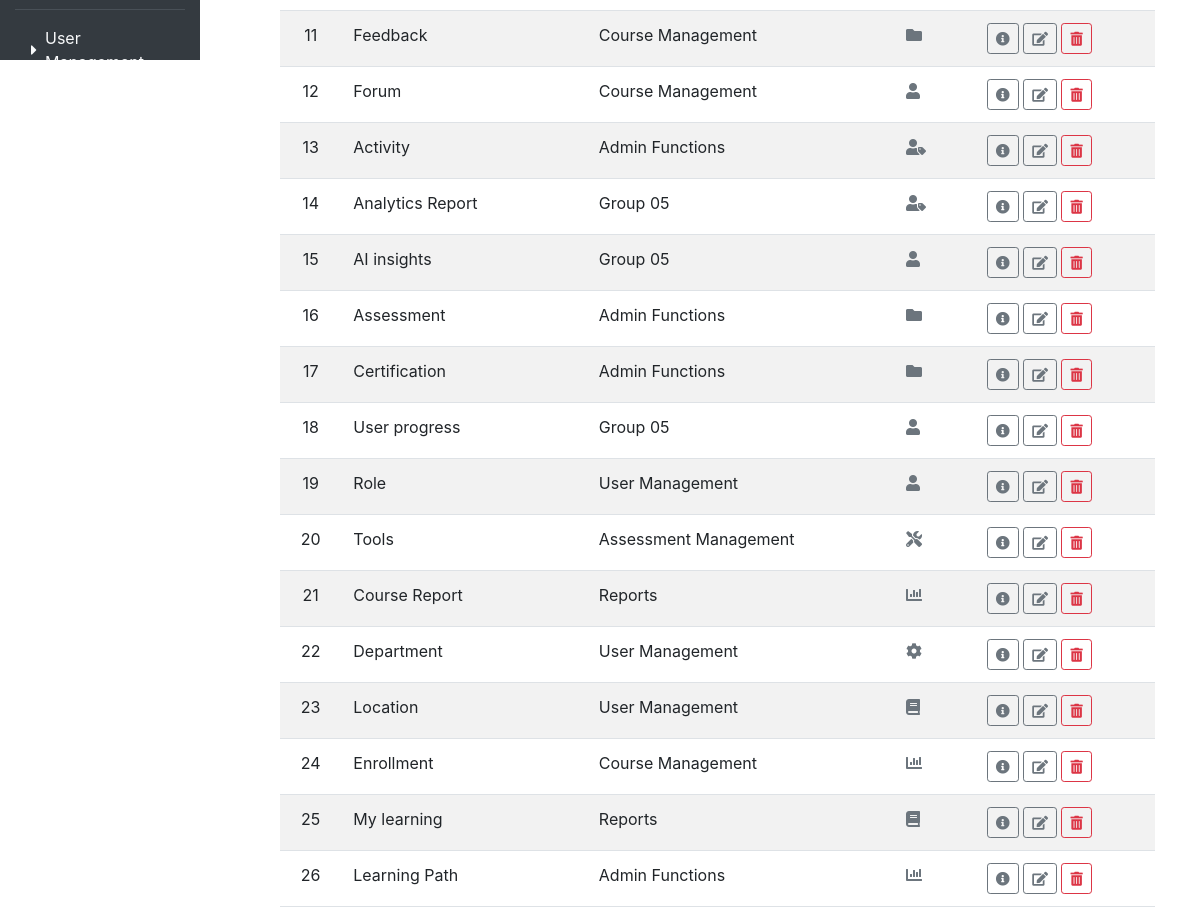
The app's page /module_group/modules/ (signed in, lower part), older data.
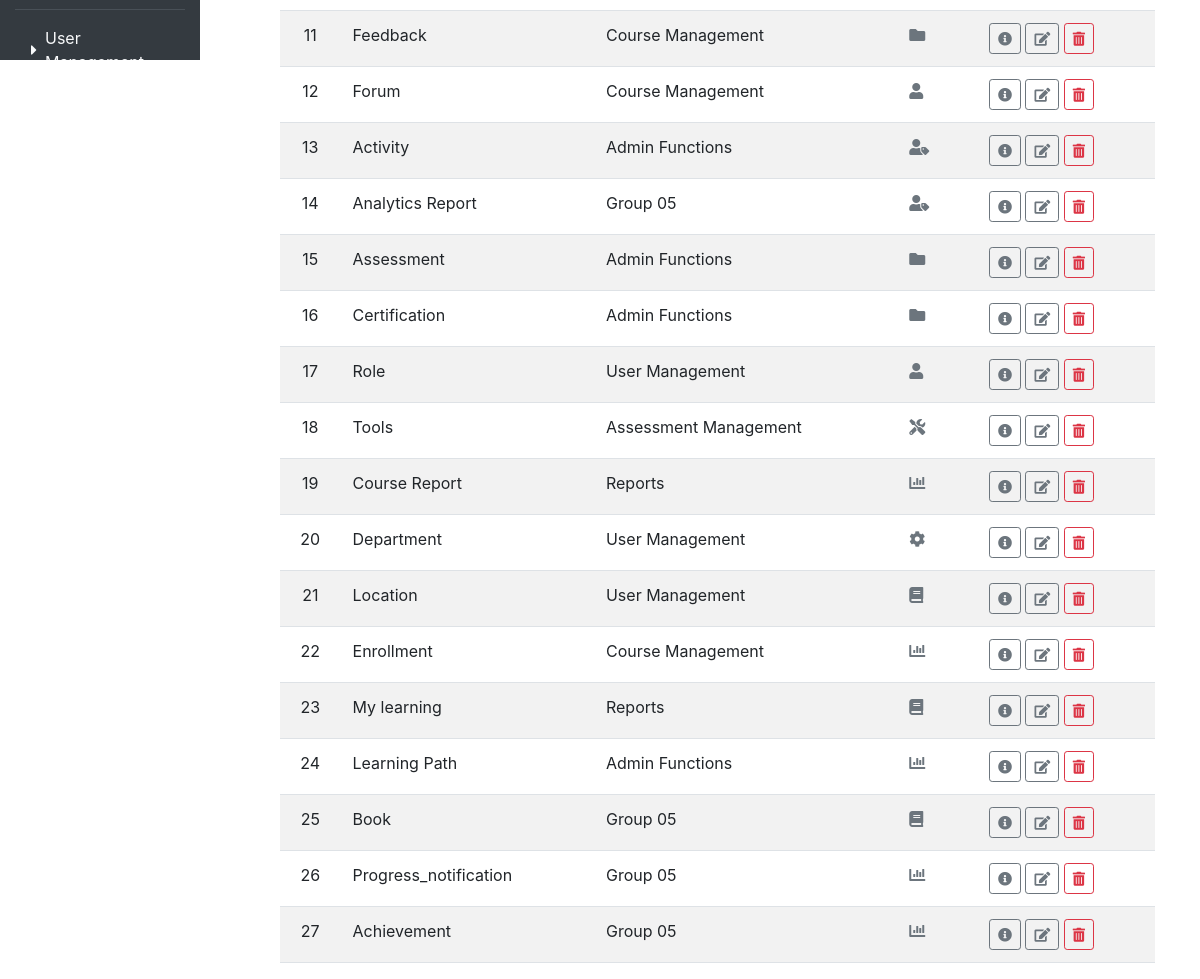
The same page, newer data.
### module_group/models.py (models this page shows, shortened)
class ModuleGroup(models.Model):
    group_name = models.CharField(max_length=255)
    def __str__(self):
        return self.group_name

class Module(models.Model):
    module_name = models.CharField(max_length=255)
    module_url = models.CharField(max_length=255)
    icon = models.CharField(max_length=255, blank=True, null=True)
    module_group = models.ForeignKey(ModuleGroup, related_name='modules', on_delete=models.CASCADE)

### module_group/views.py (the view)
# urls.py: path('modules/', views.module_list, name='module_list'),
@login_required
def module_list(request):
    module_groups = ModuleGroup.objects.all()
    search_query = request.GET.get('search', '')  # Get the search query from GET parameters
    if search_query:
        modules = Module.objects.filter(module_name__icontains=search_query)
    else:
        modules = Module.objects.all()
    form = ExcelImportForm()
    return render(request, 'module_list.html', {
        'module_groups': module_groups,
        'modules': modules,
        'form': form,
        'search_query': search_query  # Pass the search query to the template
    })

### module_group/templates/module_list.html (shortened to what this page needs)
{% extends "base.html" %}
{% load static %}
{% block content %}
<div class="container mt-4">
    <table class="table table-striped">
        <tbody>
            {% for module in modules %}
            <tr>
                <td class="text-center">{{ forloop.counter }}</td>
                <td>{{ module.module_name }}</td>
                <td>{{ module.module_group }}</td>
                <td><i class="{{ module.icon }} text-secondary"></i></td>
                <td>
                    <a title="Details" href="{% url 'module_group:module_detail' module.pk %}" class="btn btn-outline-secondary btn-sm"><i class="fas fa-info-circle"></i></a>
                    <a title="Edit"  href="{% url 'module_group:module_edit' module.pk %}" class="btn btn-outline-secondary btn-sm"><i class="fas fa-edit"></i></a>
                    <a title="Delete" href="{% url 'module_group:module_delete' module.pk %}" class="btn btn-outline-danger btn-sm"><i class="fas fa-trash-alt"></i></a>
                </td>
            </tr>
            {% endfor %}
        </tbody>
    </table>
</div>
{% endblock %}

### main/templates/base.html (shortened to what this page needs)
<!DOCTYPE html>
<html lang="en">
<head>
    <link href="https://cdn.jsdelivr.net/npm/bootstrap@5.3.0-alpha1/dist/css/bootstrap.min.css" rel="stylesheet">
    <link rel="stylesheet" href="https://cdnjs.cloudflare.com/ajax/libs/font-awesome/6.0.0-beta3/css/all.min.css">
    <link rel="stylesheet" href="https://cdnjs.cloudflare.com/ajax/libs/font-awesome/5.15.4/css/all.min.css">
    <link rel="stylesheet" href="https://stackpath.bootstrapcdn.com/bootstrap/4.5.2/css/bootstrap.min.css">
</head>
<body>
                {% if request.user.is_authenticated %}
                    {% include 'notification_bell.html' %}
                {% else %}
                    <li class="nav-item"><a class="nav-link" href="{% url 'main:register_email' %}">Register</a></li>
                    <li class="nav-item"><a class="nav-link" href="{% url 'main:login' %}">Login</a></li>
                {% endif %}
    <nav id="sidebar" class="col-md-3 col-lg-2 sidebar d-flex flex-column vh-100" style="margin-top: 56px;">
        <div class="position-sticky pt-3">
            <ul class="nav flex-column">
                {% if user.is_authenticated %}
                    {% for group in module_groups %}
                        <li class="nav-item">
                            <a class="nav-link text-light d-flex align-items-center" href="#group-{{ group.id }}"
                                data-bs-toggle="collapse" role="button"
                                aria-expanded="{% if group.modules.all.0.module_url == active_module_url %}true{% else %}false{% endif %}"
                                aria-controls="group-{{ group.id }}">
                                <i class="fas fa-caret-right me-2" id="icon-{{ group.id }}"></i>
                                {{ group.group_name }}
                            </a>
                        </li>
                        <div class="divider"></div>
                    {% endfor %}
                {% endif %}
            </ul>
        </div>
    </nav>
    <div class="main-content">
        <div class="container mt-5 pt-3">
            {% block content %}{% endblock %}
        </div>
    </div>
</body>
</html>

### progress_notification/templates/notification_bell.html (shortened to what this page needs)
{% load static %}
<link rel="stylesheet" type="text/css" href="{% static 'css/bell.css' %}">

### main/templates/base.html (style rules this page uses)
#sidebar { height: 100vh; overflow-y: auto; position: fixed; top: 0; left: 0; background-color: #343a40; }
.main-content { margin-left: 250px; padding-right: 15px; }
.divider { border-top: 1px solid #495057; margin: 0.5rem 0; }

Row changes from the older to the newer data that the page shows:
removed Module: module_name "AI insights", module_group "Group 05"
removed Module: module_name "User progress", module_group "Group 05"
added Module: module_name "Book", module_group "Group 05"
added Module: module_name "Progress_notification", module_group "Group 05"
added Module: module_name "Achievement", module_group "Group 05"
